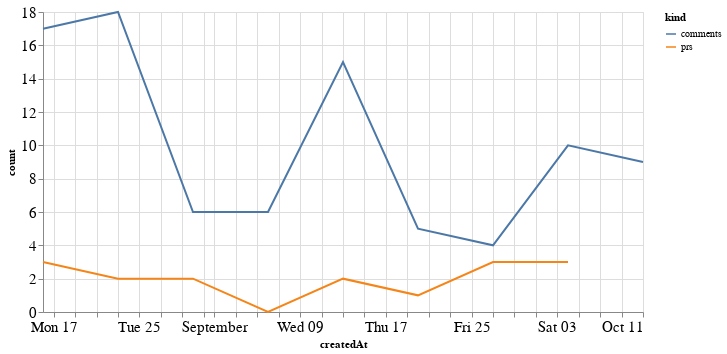

Here is the notebook cell this chart was saved with:
### Code cell
alt.Chart(total_time, width=600).mark_line().encode(
    x='createdAt',
    y='count',
    color='kind'
)

### Figure 1 — Vega-Lite specification as saved in the notebook (floating-point values rounded to 4 significant figures)
{"config": {"axisLeft": {"labelFontSize": 15}, "axisBottom": {"labelFontSize": 15}}, "data": {"name": "data-e436745d958bc3cd450889697392e158"}, "mark": "line", "encoding": {"color": {"type": "nominal", "field": "kind"}, "x": {"type": "temporal", "field": "createdAt"}, "y": {"type": "quantitative", "field": "count"}}, "width": 600, "$schema": "https://vega.github.io/schema/vega-lite/v4.8.1.json", "datasets": {"data-e436745d958bc3cd450889697392e158": [{"createdAt": "2020-08-16T00:00:00", "kind": "prs", "count": 3.0}, {"createdAt": "2020-08-23T00:00:00", "kind": "prs", "count": 2.0}, {"createdAt": "2020-08-30T00:00:00", "kind": "prs", "count": 2.0}, {"createdAt": "2020-09-06T00:00:00", "kind": "prs", "count": 0.0}, {"createdAt": "2020-09-13T00:00:00", "kind": "prs", "count": 2.0}, {"createdAt": "2020-09-20T00:00:00", "kind": "prs", "count": 1.0}, {"createdAt": "2020-09-27T00:00:00", "kind": "prs", "count": 3.0}, {"createdAt": "2020-10-04T00:00:00", "kind": "prs", "count": 3.0}, {"createdAt": "2020-10-11T00:00:00", "kind": "prs", "count": null}, {"createdAt": "2020-08-16T00:00:00", "kind": "comments", "count": 17.0}, {"createdAt": "2020-08-23T00:00:00", "kind": "comments", "count": 18.0}, {"createdAt": "2020-08-30T00:00:00", "kind": "comments", "count": 6.0}, {"createdAt": "2020-09-06T00:00:00", "kind": "comments", "count": 6.0}, {"createdAt": "2020-09-13T00:00:00", "kind": "comments", "count": 15.0}, {"createdAt": "2020-09-20T00:00:00", "kind": "comments", "count": 5.0}, {"createdAt": "2020-09-27T00:00:00", "kind": "comments", "count": 4.0}, {"createdAt": "2020-10-04T00:00:00", "kind": "comments", "count": 10.0}, {"createdAt": "2020-10-11T00:00:00", "kind": "comments", "count": 9.0}]}}
